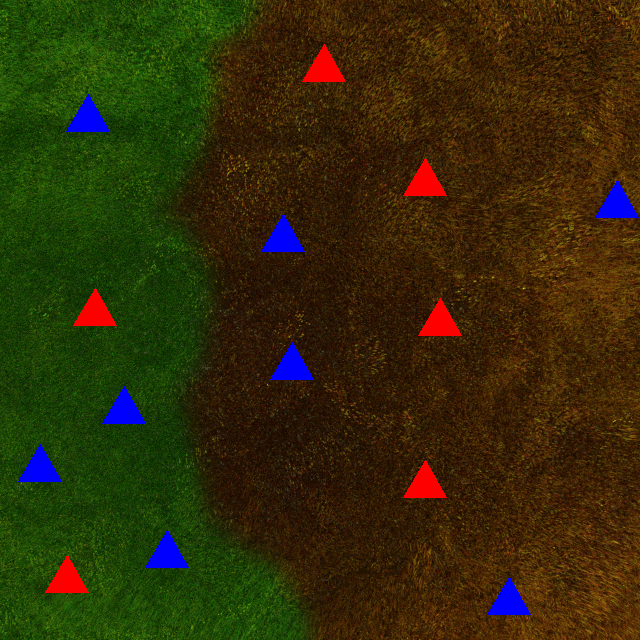
#> input picture Practice/Shapes/3.png, 640 x 640 px
$ python groundDistinction.py
#> lines starting #> are read from the running program, lines starting #| are printed output that depends on the picture; after the words box and inside, x2 and y2 are one past the last pixel; in counts of white or black regions, pixels touching at a corner belong together
import cv2
import numpy as np

def colorize_grounds(image_path):
#> called with image_path = 'Shapes/3.png'
    image = cv2.imread(image_path)
#> image is the input picture: shape (640, 640, 3); mean B, G, R 9.4, 44, 50.8

    hsv_image = cv2.cvtColor(image, cv2.COLOR_BGR2HSV)
#> hsv_image: shape (640, 640, 3); mean H, S, V 28.2, 234, 67.4

    lower_brown = np.array([1, 50, 50])
    upper_brown = np.array([119, 255, 255])
    lower_green = np.array([35, 50, 50])
    upper_green = np.array([85, 255, 255])

    mask_brown = cv2.inRange(hsv_image, lower_brown, upper_brown)
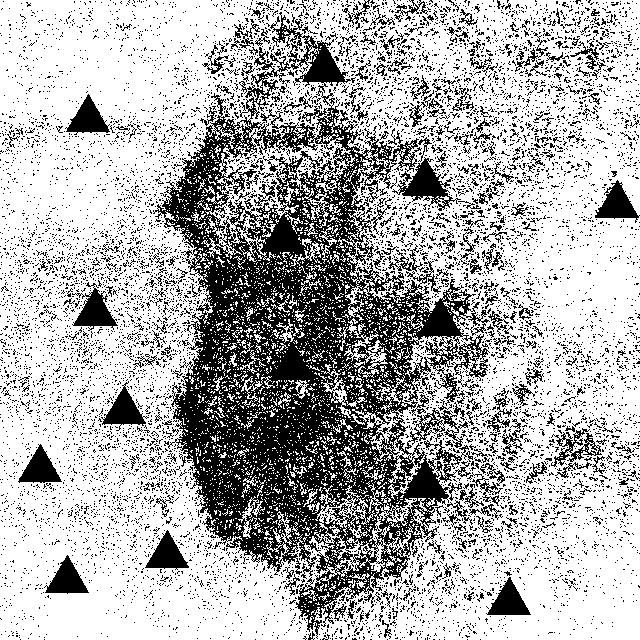
#> mask_brown: shape (640, 640); 69.7% white; 10048 black regions (9739 under 20 px), largest, box (x1, y1, x2, y2) and area: (153, 12, 490, 639) 74996, (392, 157, 461, 211) 1294, (72, 282, 118, 331) 996
    mask_green = cv2.inRange(hsv_image, lower_green, upper_green)
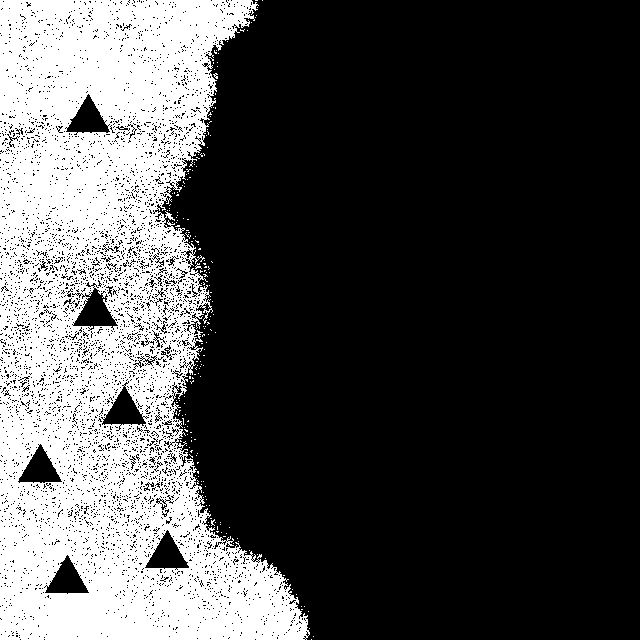
#> mask_green: shape (640, 640); 29% white; 198 white regions (197 under 20 px), largest, box (x1, y1, x2, y2) and area: (0, 0, 310, 640) 118458

    result_image = image.copy()
    result_image[mask_brown > 0] = (0, 255, 255)
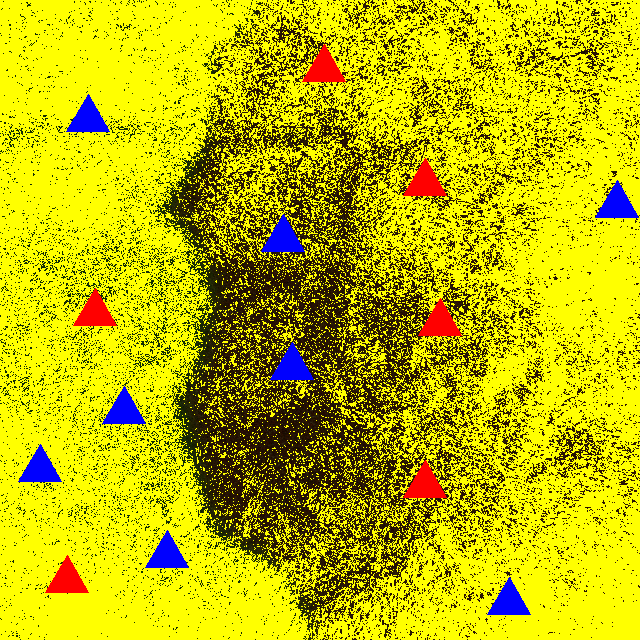
#> result_image: shape (640, 640, 3); mean B, G, R 5.2, 184.5, 190.9
    result_image[mask_green > 0] = (255, 255, 0)
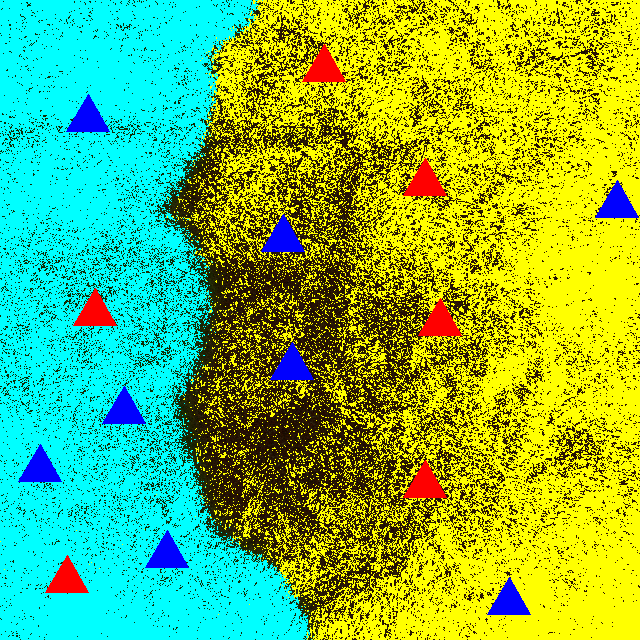
#> result_image: shape (640, 640, 3); mean B, G, R 79.3, 184.5, 116.9

    cv2.imshow("Colorized Grounds", result_image)
    cv2.waitKey(0)
    cv2.destroyAllWindows()

if __name__ == "__main__":
    image_path = "Shapes/3.png"
    colorize_grounds(image_path)

$ run again, with Practice/Shapes/1.png copied over Practice/Shapes/3.png
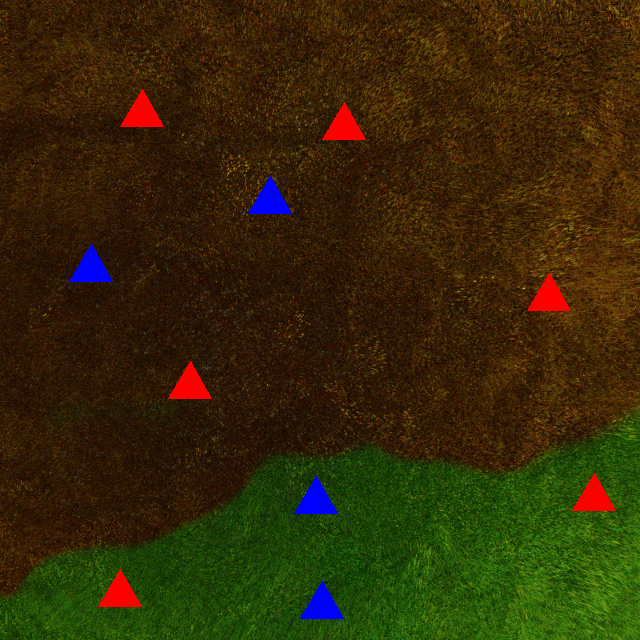
#> input picture Practice/Shapes/1.png, 640 x 640 px
#> in colorize_grounds, image is the input picture: shape (640, 640, 3); mean B, G, R 7.3, 41.1, 52.4
#> hsv_image: shape (640, 640, 3); mean H, S, V 23.5, 233.2, 64.1
#> in colorize_grounds, `mask_brown = cv2.inRange(hsv_image, lower_brown, upper_brown)`:
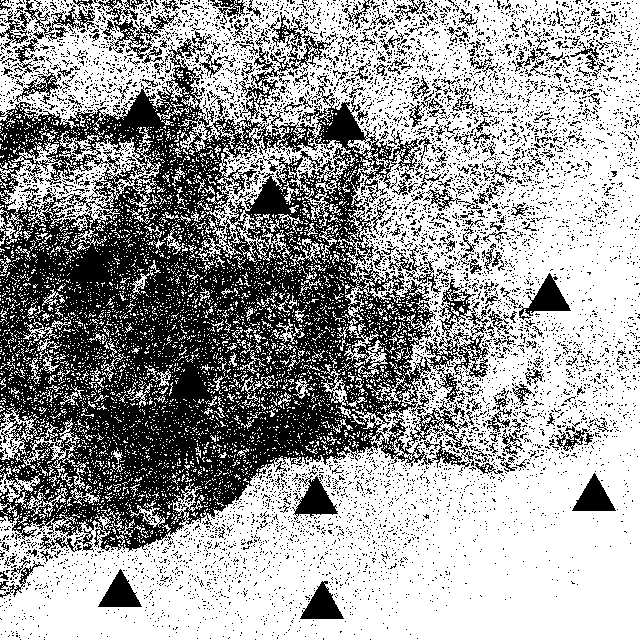
#> mask_brown: shape (640, 640); 61.9% white; 7046 black regions (6764 under 20 px), largest, box (x1, y1, x2, y2) and area: (0, 12, 490, 552) 114886, (95, 0, 166, 67) 1142, (292, 474, 338, 520) 992
#> mask_green: shape (640, 640); 21.5% white; 38 white regions (37 under 20 px), largest, box (x1, y1, x2, y2) and area: (0, 409, 640, 640) 88166
#> in colorize_grounds, `result_image[mask_green > 0] = (255, 255, 0)`:
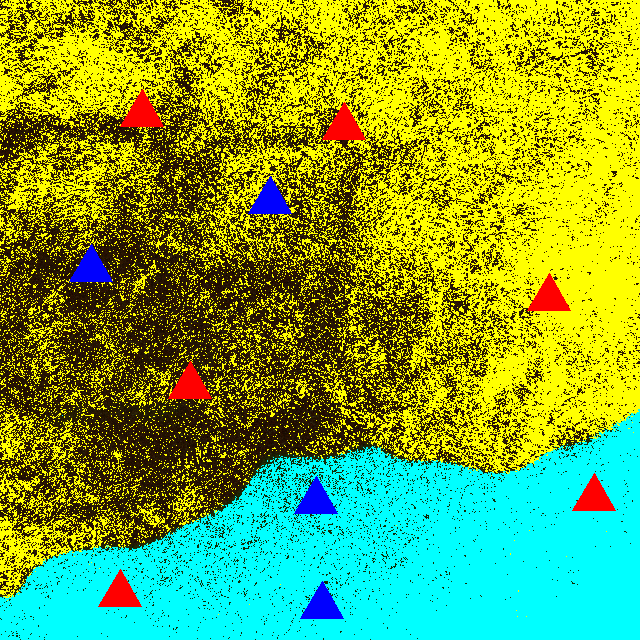
#> result_image: shape (640, 640, 3); mean B, G, R 58.3, 165.6, 120

$ run again, with Practice/Shapes/10.png copied over Practice/Shapes/3.png
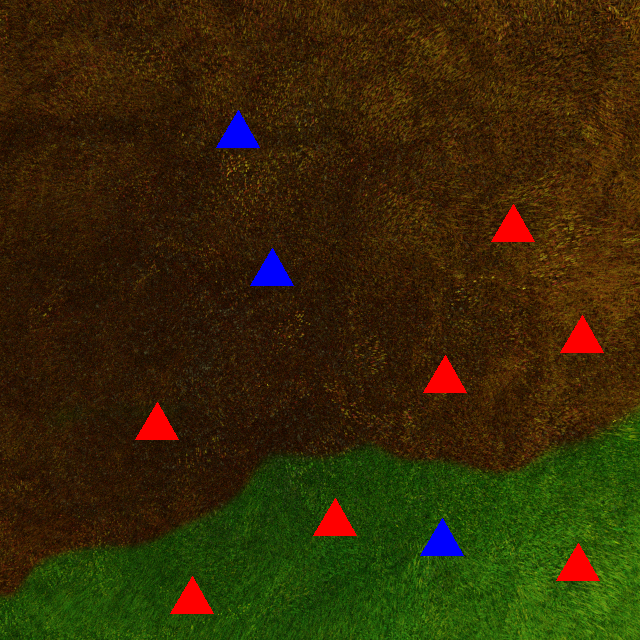
#> input picture Practice/Shapes/10.png, 640 x 640 px
#> in colorize_grounds, image is the input picture: shape (640, 640, 3); mean B, G, R 6.8, 41, 52.9
#> hsv_image: shape (640, 640, 3); mean H, S, V 23.3, 233.2, 64.1
#> in colorize_grounds, `mask_brown = cv2.inRange(hsv_image, lower_brown, upper_brown)`:
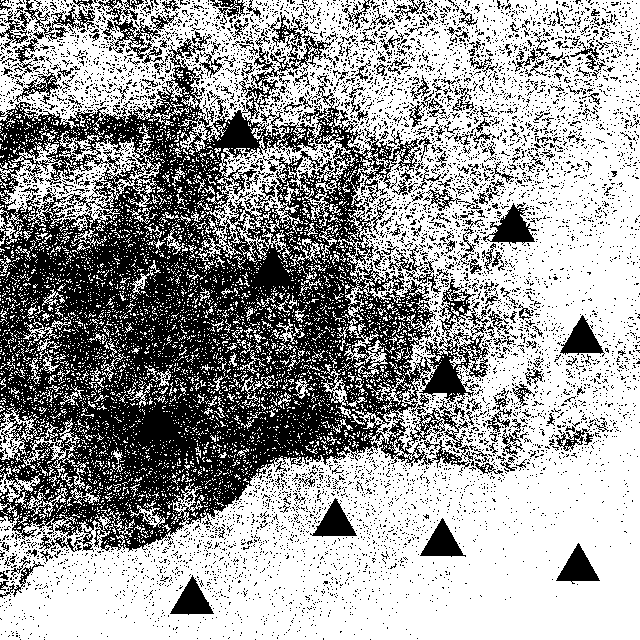
#> mask_brown: shape (640, 640); 61.8% white; 7032 black regions (6747 under 20 px), largest, box (x1, y1, x2, y2) and area: (0, 12, 490, 552) 114059, (95, 0, 166, 67) 1142, (483, 202, 537, 246) 1052
#> mask_green: shape (640, 640); 21.5% white; 38 white regions (37 under 20 px), largest, box (x1, y1, x2, y2) and area: (0, 409, 640, 640) 88114
#> in colorize_grounds, `result_image[mask_green > 0] = (255, 255, 0)`:
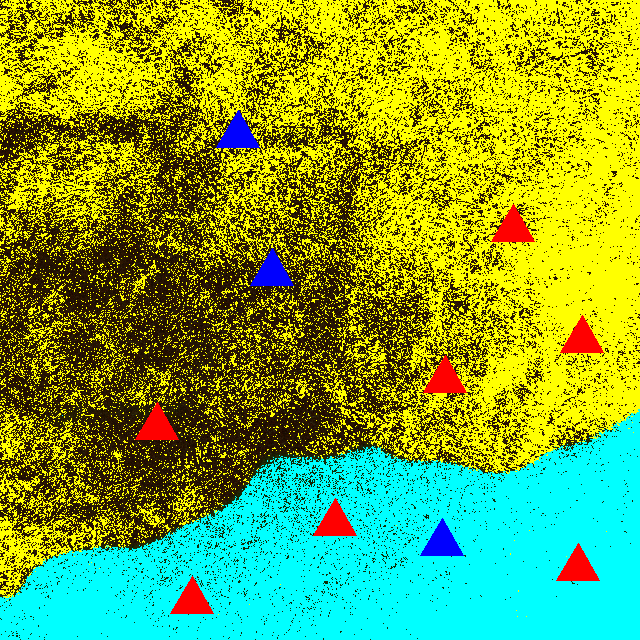
#> result_image: shape (640, 640, 3); mean B, G, R 57.7, 165.5, 120.5

$ run again, with Practice/Shapes/11.png copied over Practice/Shapes/3.png
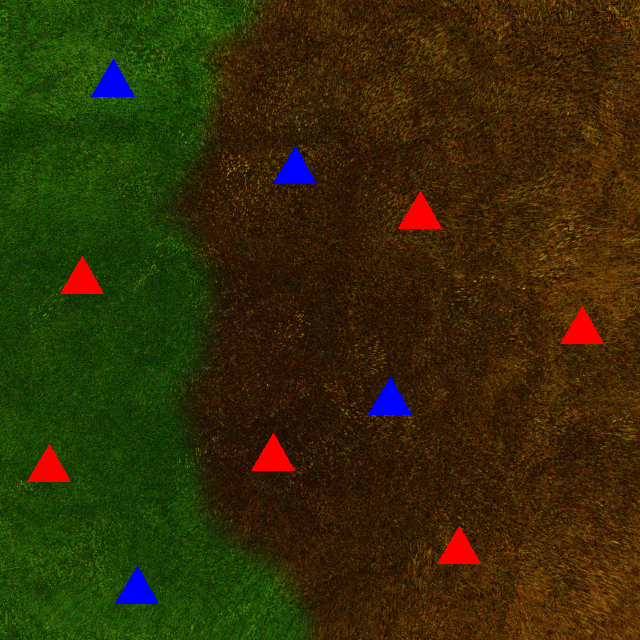
#> input picture Practice/Shapes/11.png, 640 x 640 px
#> in colorize_grounds, image is the input picture: shape (640, 640, 3); mean B, G, R 7.3, 44.4, 51.2
#> hsv_image: shape (640, 640, 3); mean H, S, V 27.4, 233.8, 65.8
#> in colorize_grounds, `mask_brown = cv2.inRange(hsv_image, lower_brown, upper_brown)`:
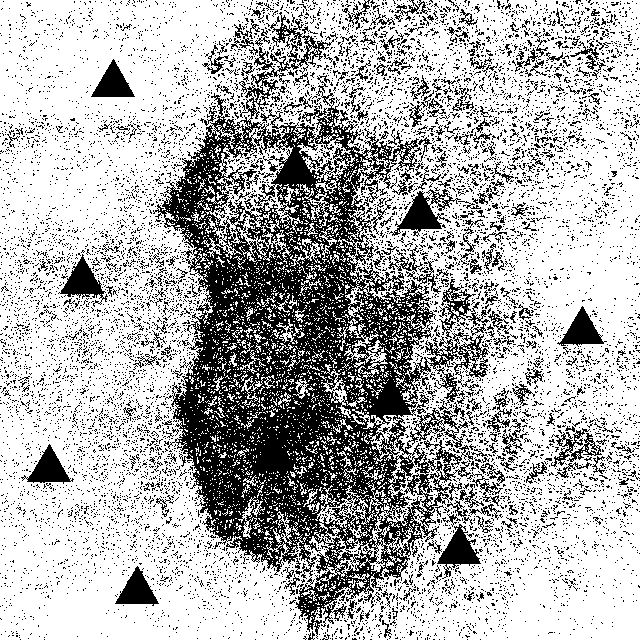
#> mask_brown: shape (640, 640); 70.3% white; 10217 black regions (9910 under 20 px), largest, box (x1, y1, x2, y2) and area: (153, 12, 490, 639) 72952, (389, 189, 461, 237) 1224, (437, 524, 481, 579) 996
#> mask_green: shape (640, 640); 29.4% white; 198 white regions (197 under 20 px), largest, box (x1, y1, x2, y2) and area: (0, 0, 310, 640) 119872
#> in colorize_grounds, `result_image[mask_green > 0] = (255, 255, 0)`:
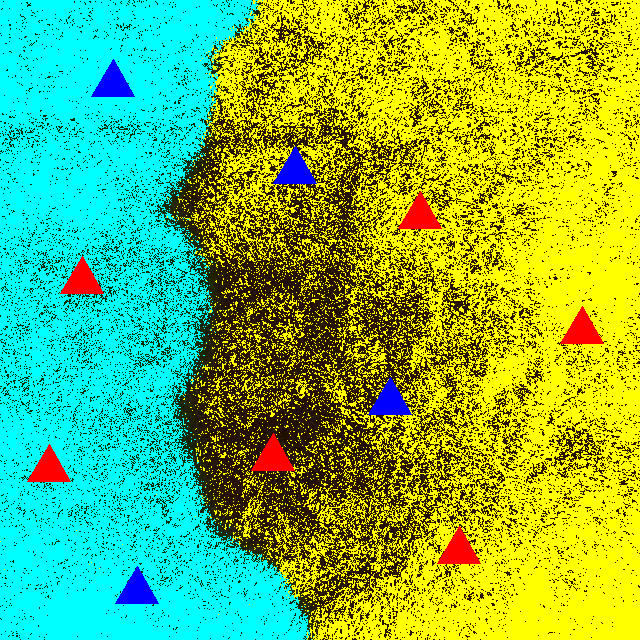
#> result_image: shape (640, 640, 3); mean B, G, R 78, 186.2, 117.8
